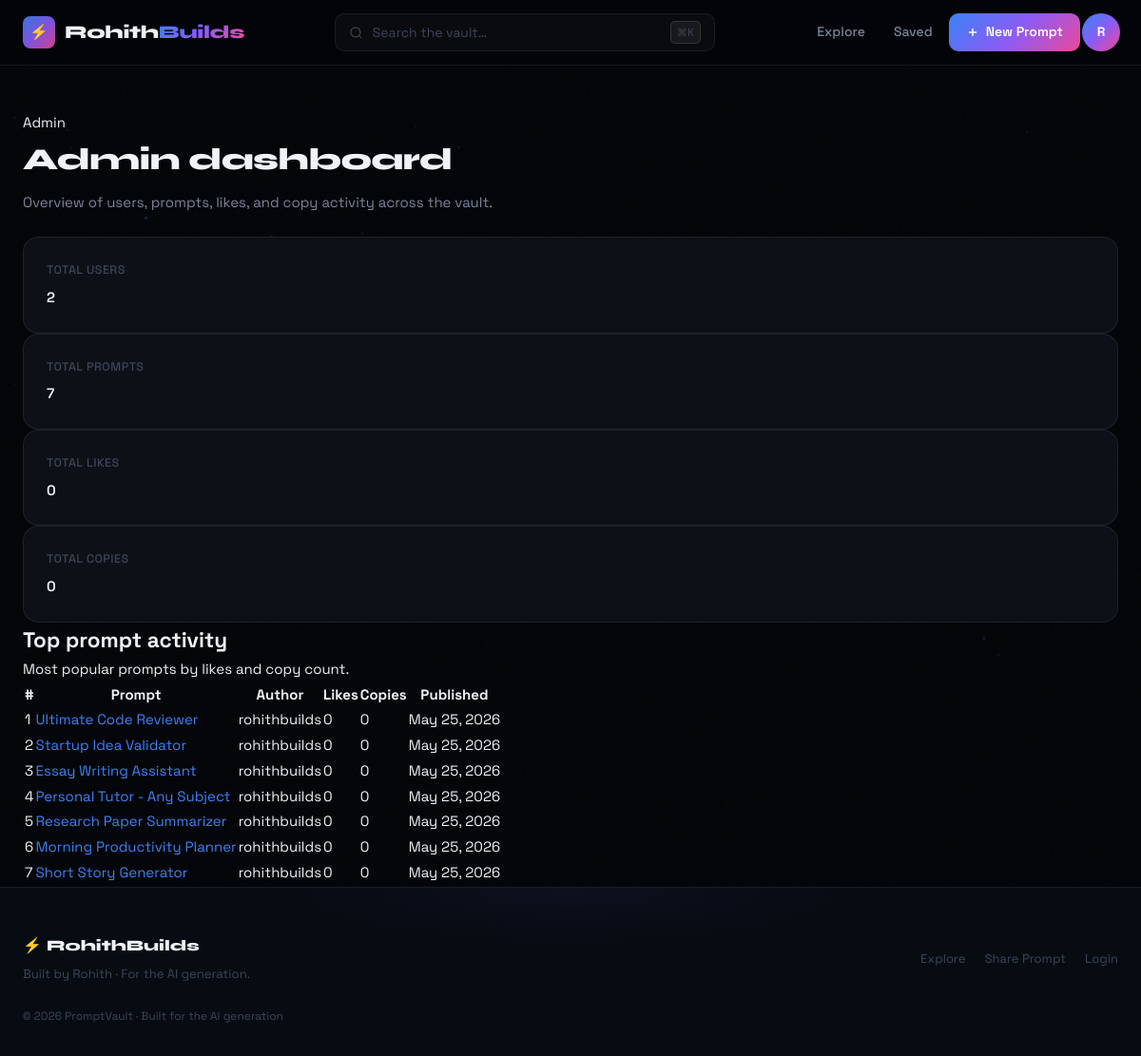
The page /admin (signed in) on the database its author committed.
### models.py (models this page shows, shortened)
class User(UserMixin, db.Model):
    __tablename__ = "users"
    id = db.Column(db.Integer, primary_key=True)
    username = db.Column(db.String(80), unique=True, nullable=False)
    email = db.Column(db.String(120), unique=True, nullable=False)
    password_hash = db.Column(db.String(256), nullable=False)
    is_verified = db.Column(db.Boolean, default=False)
    created_at = db.Column(db.DateTime, default=datetime.utcnow)
    prompts = db.relationship("Prompt", backref="author", lazy=True, cascade="all, delete-orphan")
    favorites = db.relationship("Favorite", backref="user", lazy=True, cascade="all, delete-orphan")

class Prompt(db.Model):
    __tablename__ = "prompts"
    id = db.Column(db.Integer, primary_key=True)
    title = db.Column(db.String(200), nullable=False)
    content = db.Column(db.Text, nullable=False)
    category = db.Column(db.String(50), nullable=False, default="General")
    likes = db.Column(db.Integer, default=0)
    copies = db.Column(db.Integer, default=0)
    user_id = db.Column(db.Integer, db.ForeignKey("users.id"), nullable=False)
    created_at = db.Column(db.DateTime, default=datetime.utcnow)
    favorites = db.relationship("Favorite", backref="prompt", lazy=True, cascade="all, delete-orphan")

### app.py (the view)
@app.route("/admin", endpoint="admin")
@login_required
def admin():
    if not (current_user.is_authenticated and getattr(current_user, "email", None) == app.config["ADMIN_EMAIL"]):
        flash("Admin access only.", "danger")
        return redirect(url_for("dashboard"))
    user_count = User.query.count()
    prompt_count = Prompt.query.count()
    total_likes = db.session.query(func.coalesce(func.sum(Prompt.likes), 0)).scalar() or 0
    total_copies = db.session.query(func.coalesce(func.sum(Prompt.copies), 0)).scalar() or 0
    top_prompts = Prompt.query.order_by(Prompt.likes.desc(), Prompt.copies.desc()).limit(10).all()
    return render_template(
        "admin.html",
        user_count=user_count,
        prompt_count=prompt_count,
        total_likes=total_likes,
        total_copies=total_copies,
        top_prompts=top_prompts,
    )

### app.py (called while the page is built)
@app.context_processor
def inject_csrf_token():
    is_admin = (
        current_user.is_authenticated
        and getattr(current_user, "email", None) == app.config["ADMIN_EMAIL"]
    )
    return dict(csrf_token=generate_csrf, is_admin=is_admin)

@login_manager.user_loader
def load_user(user_id):
    return db.session.get(User, int(user_id))

### templates/admin.html (shortened to what this page needs)
{% extends "base.html" %}
{% block content %}
<div class="container admin-page">
  <div class="page-header admin-header">
    <div>
      <span class="page-badge">Admin</span>
      <h1>Admin dashboard</h1>
      <p>Overview of users, prompts, likes, and copy activity across the vault.</p>
    </div>
  </div>
  <section class="stats-grid">
    <article class="stat-card">
      <span class="stat-label">Total users</span>
      <strong>{{ user_count }}</strong>
    </article>
    <article class="stat-card">
      <span class="stat-label">Total prompts</span>
      <strong>{{ prompt_count }}</strong>
    </article>
    <article class="stat-card">
      <span class="stat-label">Total likes</span>
      <strong>{{ total_likes }}</strong>
    </article>
    <article class="stat-card">
      <span class="stat-label">Total copies</span>
      <strong>{{ total_copies }}</strong>
    </article>
  </section>
  <section class="admin-table-card">
    <div class="card">
      <div class="card-header">
        <h2>Top prompt activity</h2>
        <p>Most popular prompts by likes and copy count.</p>
      </div>
      <div class="table-wrap">
        <table class="admin-table">
          <thead>
            <tr>
              <th>#</th>
              <th>Prompt</th>
              <th>Author</th>
              <th>Likes</th>
              <th>Copies</th>
              <th>Published</th>
            </tr>
          </thead>
          <tbody>
            {% for prompt in top_prompts %}
              <tr>
                <td>{{ loop.index }}</td>
                <td><a href="{{ url_for('prompt_detail', prompt_id=prompt.id) }}">{{ prompt.title }}</a></td>
                <td>{{ prompt.author.username }}</td>
                <td>{{ prompt.likes }}</td>
                <td>{{ prompt.copies or 0 }}</td>
                <td>{{ prompt.created_at.strftime('%b %d, %Y') }}</td>
              </tr>
            {% else %}
              <tr>
                <td colspan="6">No prompts yet.</td>
              </tr>
            {% endfor %}
          </tbody>
        </table>
      </div>
    </div>
  </section>
</div>
{% endblock %}

### templates/base.html (shortened to what this page needs)
<!DOCTYPE html>
<html lang="en">
<head>
  <link rel="stylesheet" href="{{ url_for('static', filename='css/style.css') }}"/>
</head>
<body>
<nav class="navbar" id="mainNav">
  <div class="nav-container">
    <a href="{{ url_for('index') }}" class="nav-logo">
      <div class="logo-mark">
        <div class="logo-hex"></div>
        <span class="logo-bolt">⚡</span>
      </div>
      <span class="logo-text">Rohith<span class="logo-accent">Builds</span></span>
    </a>
    <div class="nav-center">
      <form action="{{ url_for('index') }}" method="GET" class="nav-search-form">
        <div class="search-icon-wrap">
          <svg width="15" height="15" viewBox="0 0 24 24" fill="none" stroke="currentColor" stroke-width="2"><circle cx="11" cy="11" r="8"/><path d="m21 21-4.35-4.35"/></svg>
        </div>
        <input type="text" name="search" value="{{ search if search else '' }}" placeholder="Search the vault…" class="nav-search-input"/>
        <kbd class="search-kbd">⌘K</kbd>
      </form>
    </div>
    <div class="nav-links">
      <a href="{{ url_for('index') }}" class="nav-link {% if request.endpoint == 'index' %}active{% endif %}">
        <span>Explore</span>
      </a>
      {% if current_user.is_authenticated %}
        <a href="{{ url_for('favorites') }}" class="nav-link">
          <span>Saved</span>
        </a>
        <a href="{{ url_for('create_prompt') }}" class="nav-cta-btn">
          <svg width="14" height="14" viewBox="0 0 24 24" fill="none" stroke="currentColor" stroke-width="2.5"><path d="M12 5v14M5 12h14"/></svg>
          <span>New Prompt</span>
        </a>
        <div class="nav-user-wrap">
          <a href="{{ url_for('dashboard') }}" class="nav-user-btn" title="{{ current_user.username }}">
            <div class="user-ring"></div>
            <span>{{ current_user.username[0].upper() }}</span>
          </a>
        </div>
      {% else %}
        <a href="{{ url_for('login') }}" class="nav-link">Login</a>
        <a href="{{ url_for('register') }}" class="nav-cta-btn">
          <span class="btn-shimmer"></span>
          <span>Get Started</span>
        </a>
      {% endif %}
    </div>
  </div>
</nav>
<main class="main-content">
  {% block content %}{% endblock %}
</main>
<footer class="footer">
  <div class="footer-glow"></div>
  <div class="footer-inner">
    <div class="footer-brand">
      <span class="footer-logo">⚡ RohithBuilds</span>
<p>Built by Rohith · For the AI generation.</p>
    </div>
    <div class="footer-links">
      <a href="{{ url_for('index') }}">Explore</a>
      <a href="{{ url_for('create_prompt') if current_user.is_authenticated else url_for('register') }}">Share Prompt</a>
      <a href="{{ url_for('login') }}">Login</a>
    </div>
    <p class="footer-copy">© 2026 PromptVault · Built for the AI generation</p>
  </div>
</footer>
</body>
</html>

### rows shown on the page
User: username "R"
Prompt: title "Ultimate Code Reviewer", author.username "rohithbuilds", likes "0", copies "0", created_at "May 25, 2026"
Prompt: title "Startup Idea Validator", author.username "rohithbuilds", likes "0", copies "0", created_at "May 25, 2026"
Prompt: title "Essay Writing Assistant", author.username "rohithbuilds", likes "0", copies "0", created_at "May 25, 2026"
Prompt: title "Personal Tutor - Any Subject", author.username "rohithbuilds", likes "0", copies "0", created_at "May 25, 2026"
Prompt: title "Research Paper Summarizer", author.username "rohithbuilds", likes "0", copies "0", created_at "May 25, 2026"
Prompt: title "Morning Productivity Planner", author.username "rohithbuilds", likes "0", copies "0", created_at "May 25, 2026"
Prompt: title "Short Story Generator", author.username "rohithbuilds", likes "0", copies "0", created_at "May 25, 2026"

### other values the page prints
{{ user_count }} "2"
{{ prompt_count }} "7"
{{ total_likes }} "0"
{{ total_copies }} "0"
